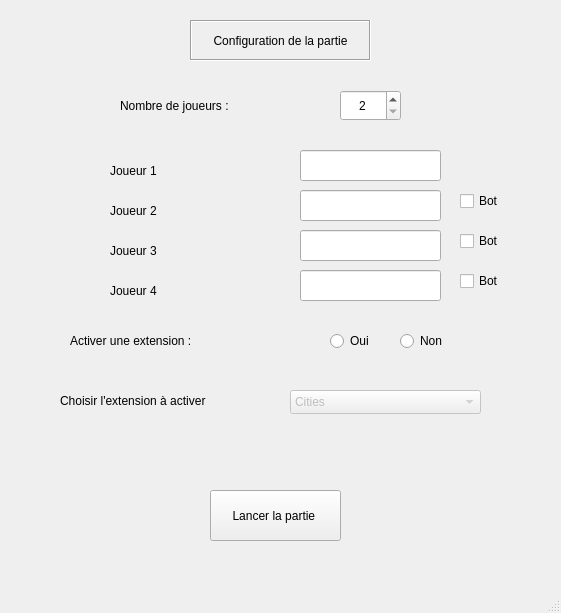
<?xml version="1.0" encoding="UTF-8"?>
<ui version="4.0">
 <class>MainWindow</class>
 <widget class="QMainWindow" name="MainWindow">
  <property name="enabled">
   <bool>true</bool>
  </property>
  <property name="geometry">
   <rect>
    <x>0</x>
    <y>0</y>
    <width>561</width>
    <height>613</height>
   </rect>
  </property>
  <property name="cursor">
   <cursorShape>ArrowCursor</cursorShape>
  </property>
  <property name="windowTitle">
   <string>Création de la partie de Splendor</string>
  </property>
  <widget class="QWidget" name="centralwidget">
   <widget class="QLabel" name="Configurationdelapartie">
    <property name="geometry">
     <rect>
      <x>190</x>
      <y>20</y>
      <width>181</width>
      <height>41</height>
     </rect>
    </property>
    <property name="frameShape">
     <enum>QFrame::Box</enum>
    </property>
    <property name="frameShadow">
     <enum>QFrame::Sunken</enum>
    </property>
    <property name="text">
     <string>Configuration de la partie</string>
    </property>
    <property name="scaledContents">
     <bool>false</bool>
    </property>
    <property name="alignment">
     <set>Qt::AlignCenter</set>
    </property>
   </widget>
   <widget class="QSpinBox" name="nbJoueurs">
    <property name="geometry">
     <rect>
      <x>340</x>
      <y>90</y>
      <width>61</width>
      <height>31</height>
     </rect>
    </property>
    <property name="cursor">
     <cursorShape>IBeamCursor</cursorShape>
    </property>
    <property name="alignment">
     <set>Qt::AlignCenter</set>
    </property>
    <property name="buttonSymbols">
     <enum>QAbstractSpinBox::UpDownArrows</enum>
    </property>
    <property name="minimum">
     <number>2</number>
    </property>
    <property name="maximum">
     <number>4</number>
    </property>
   </widget>
   <widget class="QLabel" name="NombreDeJoueurs">
    <property name="geometry">
     <rect>
      <x>120</x>
      <y>90</y>
      <width>191</width>
      <height>31</height>
     </rect>
    </property>
    <property name="frameShape">
     <enum>QFrame::NoFrame</enum>
    </property>
    <property name="text">
     <string>Nombre de joueurs : </string>
    </property>
   </widget>
   <widget class="QPushButton" name="boutonLancer">
    <property name="geometry">
     <rect>
      <x>210</x>
      <y>490</y>
      <width>131</width>
      <height>51</height>
     </rect>
    </property>
    <property name="cursor">
     <cursorShape>OpenHandCursor</cursorShape>
    </property>
    <property name="mouseTracking">
     <bool>false</bool>
    </property>
    <property name="text">
     <string>Lancer la partie </string>
    </property>
    <property name="checkable">
     <bool>false</bool>
    </property>
   </widget>
   <widget class="QLabel" name="ActiverUneExtension">
    <property name="geometry">
     <rect>
      <x>70</x>
      <y>320</y>
      <width>141</width>
      <height>41</height>
     </rect>
    </property>
    <property name="text">
     <string>Activer une extension : </string>
    </property>
   </widget>
   <widget class="QRadioButton" name="radioButton">
    <property name="geometry">
     <rect>
      <x>330</x>
      <y>330</y>
      <width>99</width>
      <height>22</height>
     </rect>
    </property>
    <property name="text">
     <string>Oui</string>
    </property>
   </widget>
   <widget class="QRadioButton" name="radioButton_2">
    <property name="geometry">
     <rect>
      <x>400</x>
      <y>330</y>
      <width>99</width>
      <height>22</height>
     </rect>
    </property>
    <property name="text">
     <string>Non</string>
    </property>
   </widget>
   <widget class="QLabel" name="ChoirExtension">
    <property name="geometry">
     <rect>
      <x>60</x>
      <y>390</y>
      <width>171</width>
      <height>21</height>
     </rect>
    </property>
    <property name="text">
     <string>Choisir l'extension à activer </string>
    </property>
   </widget>
   <widget class="QLabel" name="Joueur1">
    <property name="geometry">
     <rect>
      <x>110</x>
      <y>160</y>
      <width>71</width>
      <height>21</height>
     </rect>
    </property>
    <property name="text">
     <string>Joueur 1 </string>
    </property>
   </widget>
   <widget class="QLabel" name="Joueur2">
    <property name="geometry">
     <rect>
      <x>110</x>
      <y>200</y>
      <width>71</width>
      <height>21</height>
     </rect>
    </property>
    <property name="text">
     <string>Joueur 2</string>
    </property>
   </widget>
   <widget class="QLabel" name="Joueur3">
    <property name="geometry">
     <rect>
      <x>110</x>
      <y>240</y>
      <width>71</width>
      <height>21</height>
     </rect>
    </property>
    <property name="text">
     <string>Joueur 3</string>
    </property>
   </widget>
   <widget class="QLabel" name="Joueur4">
    <property name="geometry">
     <rect>
      <x>110</x>
      <y>280</y>
      <width>71</width>
      <height>21</height>
     </rect>
    </property>
    <property name="text">
     <string>Joueur 4</string>
    </property>
   </widget>
   <widget class="QCheckBox" name="J2bot">
    <property name="geometry">
     <rect>
      <x>460</x>
      <y>190</y>
      <width>86</width>
      <height>22</height>
     </rect>
    </property>
    <property name="text">
     <string>Bot</string>
    </property>
   </widget>
   <widget class="QCheckBox" name="J3bot">
    <property name="geometry">
     <rect>
      <x>460</x>
      <y>230</y>
      <width>86</width>
      <height>22</height>
     </rect>
    </property>
    <property name="text">
     <string>Bot</string>
    </property>
   </widget>
   <widget class="QCheckBox" name="J4bot">
    <property name="geometry">
     <rect>
      <x>460</x>
      <y>270</y>
      <width>86</width>
      <height>22</height>
     </rect>
    </property>
    <property name="text">
     <string>Bot</string>
    </property>
   </widget>
   <widget class="QComboBox" name="extension">
    <property name="enabled">
     <bool>false</bool>
    </property>
    <property name="geometry">
     <rect>
      <x>290</x>
      <y>390</y>
      <width>191</width>
      <height>24</height>
     </rect>
    </property>
    <item>
     <property name="text">
      <string>Cities</string>
     </property>
    </item>
    <item>
     <property name="text">
      <string>The Orient</string>
     </property>
    </item>
    <item>
     <property name="text">
      <string>Trading Posts</string>
     </property>
    </item>
    <item>
     <property name="text">
      <string>Strongholds</string>
     </property>
    </item>
   </widget>
   <widget class="QLineEdit" name="nomJoueur1">
    <property name="geometry">
     <rect>
      <x>300</x>
      <y>150</y>
      <width>141</width>
      <height>31</height>
     </rect>
    </property>
   </widget>
   <widget class="QLineEdit" name="nomJoueur2">
    <property name="geometry">
     <rect>
      <x>300</x>
      <y>190</y>
      <width>141</width>
      <height>31</height>
     </rect>
    </property>
   </widget>
   <widget class="QLineEdit" name="nomJoueur3">
    <property name="geometry">
     <rect>
      <x>300</x>
      <y>230</y>
      <width>141</width>
      <height>31</height>
     </rect>
    </property>
   </widget>
   <widget class="QLineEdit" name="nomJoueur4">
    <property name="geometry">
     <rect>
      <x>300</x>
      <y>270</y>
      <width>141</width>
      <height>31</height>
     </rect>
    </property>
   </widget>
   <widget class="QLabel" name="avertissement">
    <property name="geometry">
     <rect>
      <x>150</x>
      <y>450</y>
      <width>261</width>
      <height>16</height>
     </rect>
    </property>
    <property name="text">
     <string/>
    </property>
   </widget>
  </widget>
  <widget class="QMenuBar" name="menubar">
   <property name="geometry">
    <rect>
     <x>0</x>
     <y>0</y>
     <width>561</width>
     <height>21</height>
    </rect>
   </property>
  </widget>
  <widget class="QStatusBar" name="statusbar"/>
 </widget>
 <resources/>
 <connections/>
</ui>
